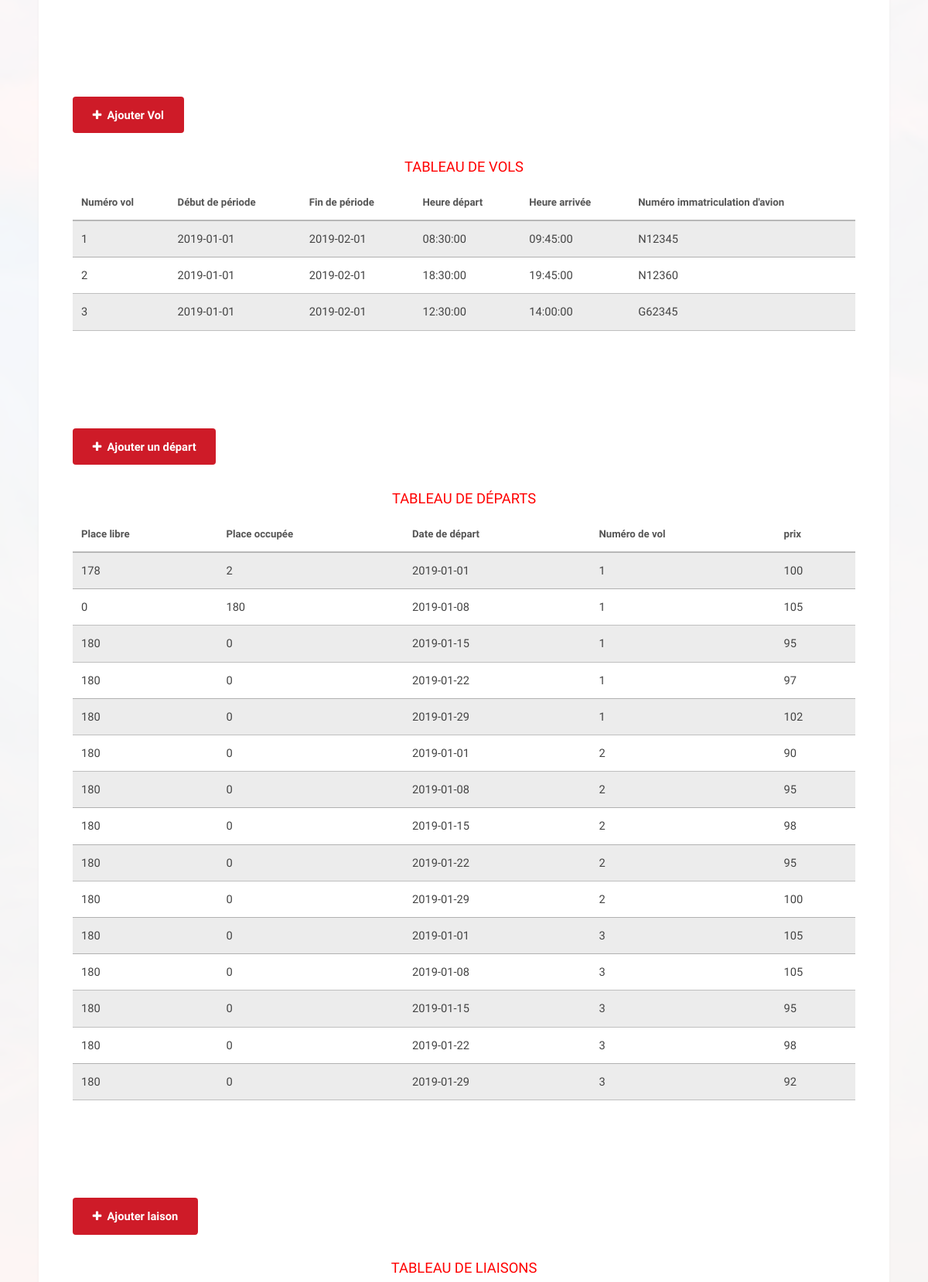
Page /CompagnieApplication/adminView.php (middle part) on the earlier database version.
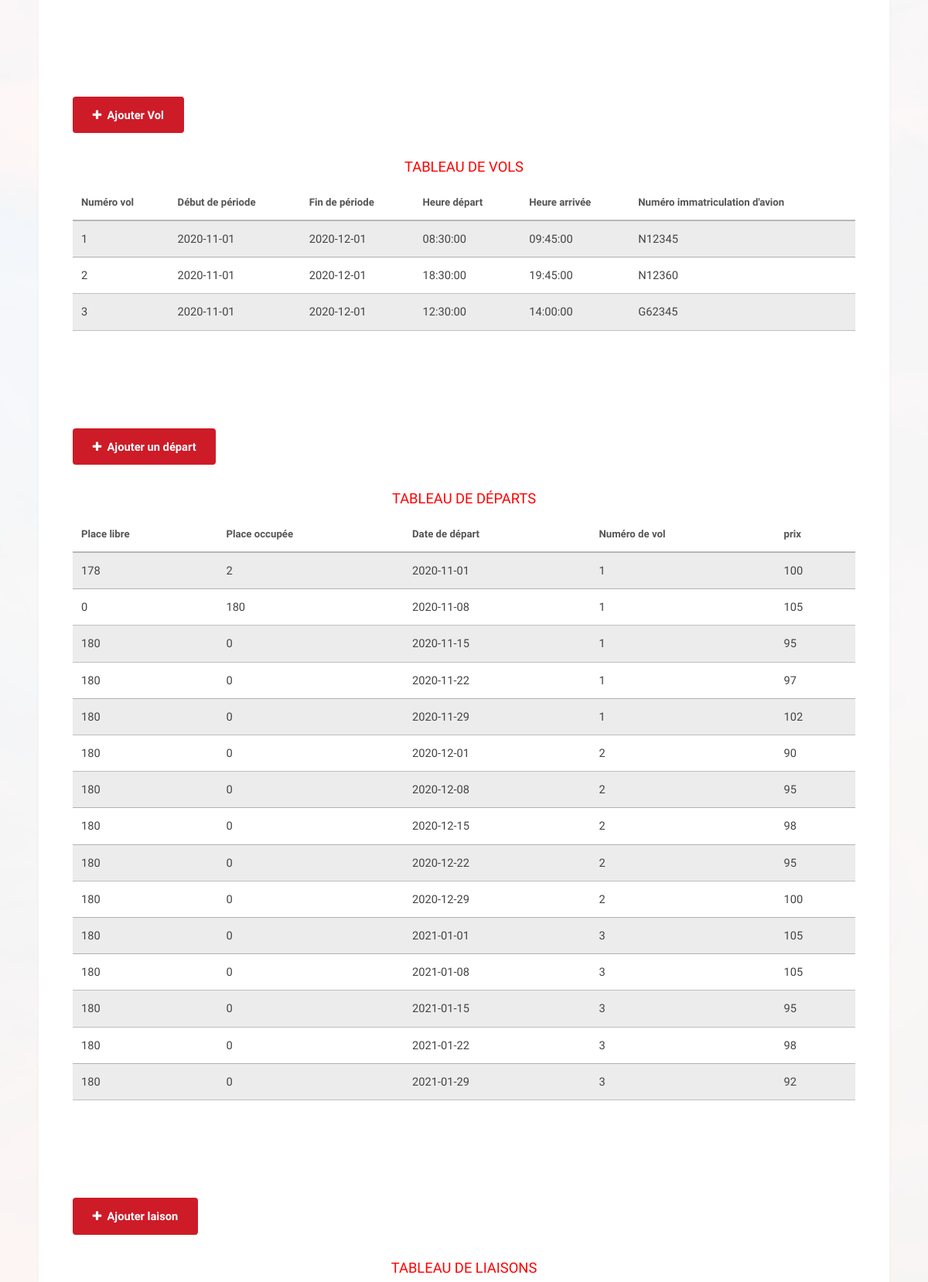
Same page on the later database version.
### tables this page shows
CREATE TABLE vol (
  numero_vol int(11) NOT NULL,
  debut_periode date NOT NULL,
  fin_periode date NOT NULL,
  heure_depart time NOT NULL,
  heure_arrivee time NOT NULL,
  numero_inmatriculation varchar(11) NOT NULL,
  PRIMARY KEY (numero_vol),
  KEY numero_inmatriculation_idx (numero_inmatriculation),
  CONSTRAINT num_inmatriculation FOREIGN KEY (numero_inmatriculation) REFERENCES avion (numero_immatriculation)
);

CREATE TABLE depart (
  id_depart int(11) NOT NULL,
  place_libre int(11) DEFAULT NULL,
  place_occupee int(11) DEFAULT NULL,
  date_depart date NOT NULL,
  numero_vol int(11) NOT NULL,
  prix int(11) NOT NULL,
  PRIMARY KEY (id_depart),
  KEY numero_vol_idx (numero_vol),
  CONSTRAINT numero_vol FOREIGN KEY (numero_vol) REFERENCES vol (numero_vol)
);

### CompagnieApplication/adminView.php (the view, shortened to what this page needs)
<html lang="en">
<head>
    <link rel="stylesheet" href="assets/css/main.css" />
</head>
<body class="is-preload">
    <section id="main" class="wrapper">
        <div class="inner">
            <div class="content">
                <br></br>
                <br></br>
                <br></br>
                <br></br>
                <br></br>
                <br></br>
                <br></br>
                <ul class="actions">
                    <li><a href="addVol.php" class="button primary icon fa-plus">Ajouter Vol</a></li>
                </ul>
                <table class="table-wrapper">
                    <h3 style="color:red; text-align: center;">Tableau de vols </h3>
                    <thead>
                        <tr>
                            <th>Numéro vol</th>
                            <th>Début de période</th>
                            <th>Fin de période</th>
                            <th>Heure départ</th>
                            <th>Heure arrivée</th>
                            <th>Numéro immatriculation d'avion</th>
                        </tr>
                    </thead>
                    <tbody>
                        <?php
					$mysqli = new mysqli("db", "root", "root", "bd");
					$result=$mysqli->multi_query("select * from vol;");
					do {
					if ($result = $mysqli->store_result()) {
						$arrayResult= $result->fetch_all();
						foreach($arrayResult as $row){
						$numero_vol=$row[0];
						$debutP=$row[1];
						$finP=$row[2];
						$heureD=$row[3];
						$heureA=$row[4];
						$numero_imm=$row[5];
						echo " <tr>
							<td>$numero_vol</td>
							<td>$debutP</td>
							<td>$finP</td>
							<td>$heureD</td>
							<td>$heureA</td>
                            <td>$numero_imm</td>
						</tr>";}
					}
					}while ($mysqli->more_results() && $mysqli->next_result());
					?>
                    </tbody>
                </table>
                <br></br>
                <br></br>
                <ul class="actions">
                    <li><a href="addDepart.php" class="button primary icon fa-plus">Ajouter un départ</a></li>
                </ul>
                <table class="table-wrapper">
                    <h3 style="color:red; text-align: center;">Tableau de départs </h3>
                    <thead>
                        <tr>
                            <th>Place libre</th>
                            <th>Place occupée</th>
                            <th>Date de départ</th>
                            <th>Numéro de vol</th>
                            <th>prix</th>
                        </tr>
                    </thead>
                    <tbody>
                        <?php
					$mysqli = new mysqli("db", "root", "root", "bd");
					$result=$mysqli->multi_query("select * from depart;");
					do {
					if ($result = $mysqli->store_result()) {
						$arrayResult= $result->fetch_all();
						foreach($arrayResult as $row){
						$pl=$row[1];
						$pc=$row[2];
						$db=$row[3];
						$Num_vol=$row[4];
						$prix=$row[5];
						echo " <tr>
							<td>$pl</td>
							<td>$pc</td>
							<td>$db</td>
							<td>$Num_vol</td>
							<td>$prix</td>
						</tr>";}
					}
					}while ($mysqli->more_results() && $mysqli->next_result());
					?>
                    </tbody>
                </table>
                <br></br>
                <br></br>
                <ul class="actions">
                    <li><a href=" addLiaison.php" class="button primary icon fa-plus">Ajouter laison</a></li>
                </ul>
                <table class="table-wrapper">
                    <h3 style="color:red; text-align: center;">Tableau de liaisons </h3>
                </table>
            </div>
        </div>
    </section>
</body>
</html>

Differences in the rows shown:
changed vol id 1: debut_periode "2019-01-01" → "2020-11-01"; fin_periode "2019-02-01" → "2020-12-01"
changed vol id 2: debut_periode "2019-01-01" → "2020-11-01"; fin_periode "2019-02-01" → "2020-12-01"
changed vol id 3: debut_periode "2019-01-01" → "2020-11-01"; fin_periode "2019-02-01" → "2020-12-01"
changed depart (number 1 of 15 on the later page): date_depart "2019-01-01" → "2020-11-01"
changed depart (number 2 of 15 on the later page): date_depart "2019-01-08" → "2020-11-08"
changed depart (number 3 of 15 on the later page): date_depart "2019-01-15" → "2020-11-15"
changed depart (number 4 of 15 on the later page): date_depart "2019-01-22" → "2020-11-22"
changed depart (number 5 of 15 on the later page): date_depart "2019-01-29" → "2020-11-29"
changed depart (number 6 of 15 on the later page): date_depart "2019-01-01" → "2020-12-01"
changed depart (number 7 of 15 on the later page): date_depart "2019-01-08" → "2020-12-08"
changed depart (number 8 of 15 on the later page): date_depart "2019-01-15" → "2020-12-15"
changed depart (number 9 of 15 on the later page): date_depart "2019-01-22" → "2020-12-22"
changed depart (number 10 of 15 on the later page): date_depart "2019-01-29" → "2020-12-29"
changed depart (number 11 of 15 on the later page): date_depart "2019-01-01" → "2021-01-01"
changed depart (number 12 of 15 on the later page): date_depart "2019-01-08" → "2021-01-08"
changed depart (number 13 of 15 on the later page): date_depart "2019-01-15" → "2021-01-15"
changed depart (number 14 of 15 on the later page): date_depart "2019-01-22" → "2021-01-22"
changed depart (number 15 of 15 on the later page): date_depart "2019-01-29" → "2021-01-29"
